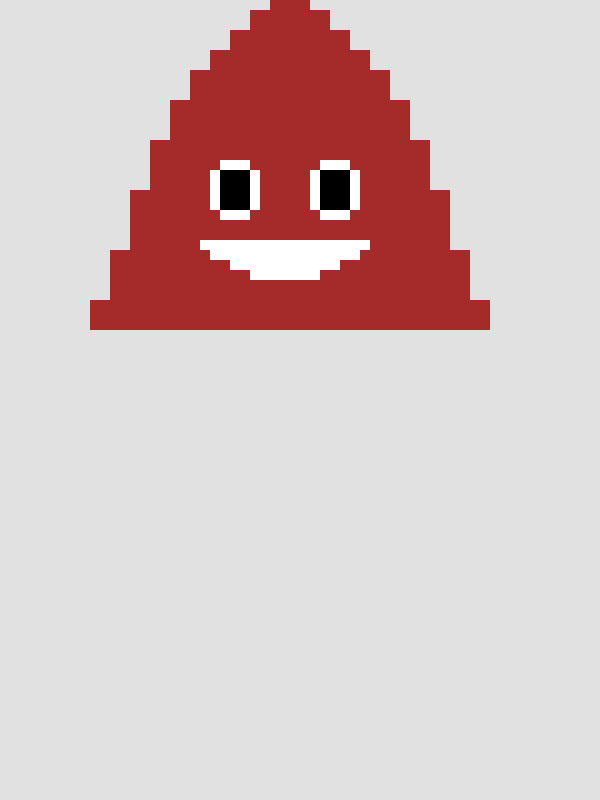
Frame 1 (no input)
Frame 60 (no input): identical to frame 1, image omitted
Frame 120 (the mouse pressed at the canvas centre since frame 60): identical to frame 1, image omitted

The p5.js sketch that drew this single still picture (run headless with seeded random() and noise() and a simulated clock; from frame 60 on, the mouse is pressed at the canvas centre):

// p5.js sketch
// ── sketch.js
function setup() {
  createCanvas(600, 800);
  noStroke();
}

function draw() {
  background(225);
  fill(165,42,42);
	rect(300,0,10,10)
	rect(290,0,10,10)
	rect(280,0,10,10)
	rect(270,0,10,10)
  rect(260,10,10,10)
  rect(250,10,10,10)
  rect(270,10,10,10)
  rect(280,10,10,10)
  rect(290,10,10,10)
  rect(300,10,10,10)
  rect(310,10,10,10)
  rect(320,10,10,10)
  rect(260,20,10,10)
  rect(250,20,10,10)
  rect(270,20,10,10)
  rect(280,20,10,10)
  rect(290,20,10,10)
  rect(300,20,10,10)
  rect(310,20,10,10)
  rect(320,20,10,10)
  rect(340,30,10,10)
  rect(330,30,10,10)
  rect(320,30,10,10)
  rect(310,30,10,10)
  rect(300,30,10,10)
  rect(290,30,10,10)
  rect(280,30,10,10)
  rect(270,30,10,10)
  rect(260,30,10,10)
  rect(250,30,10,10)
  rect(240,30,10,10)
  rect(230,30,10,10)
  rect(340,40,10,10)
  rect(330,40,10,10)
  rect(320,40,10,10)
  rect(310,40,10,10)
  rect(300,40,10,10)
  rect(290,40,10,10)
  rect(280,40,10,10)
  rect(270,40,10,10)
  rect(260,40,10,10)
  rect(250,40,10,10)
  rect(240,40,10,10)
  rect(230,40,10,10)
  rect(360,50,10,10)
  rect(350,50,10,10)
  rect(340,50,10,10)
  rect(330,50,10,10)
  rect(320,50,10,10)
  rect(310,50,10,10)
  rect(300,50,10,10)
  rect(290,50,10,10)
  rect(280,50,10,10)
  rect(270,50,10,10)
  rect(260,50,10,10)
  rect(250,50,10,10)
  rect(240,50,10,10)
  rect(230,50,10,10)
  rect(220,50,10,10)
  rect(210,50,10,10)
  rect(360,60,10,10)
  rect(350,60,10,10)
  rect(340,60,10,10)
  rect(330,60,10,10)
  rect(320,60,10,10)
  rect(310,60,10,10)
  rect(300,60,10,10)
  rect(290,60,10,10)
  rect(280,60,10,10)
  rect(270,60,10,10)
  rect(260,60,10,10)
  rect(250,60,10,10)
  rect(240,60,10,10)
  rect(230,60,10,10)
  rect(220,60,10,10)
  rect(210,60,10,10)
  rect(380,70,10,10)
  rect(370,70,10,10)
  rect(360,70,10,10)
  rect(350,70,10,10)
  rect(340,70,10,10)
  rect(330,70,10,10)
  rect(320,70,10,10)
  rect(310,70,10,10)
  rect(300,70,10,10)
  rect(290,70,10,10)
  rect(280,70,10,10)
  rect(270,70,10,10)
  rect(260,70,10,10)
  rect(250,70,10,10)
  rect(240,70,10,10)
  rect(230,70,10,10)
  rect(220,70,10,10)
  rect(210,70,10,10)
  rect(200,70,10,10)
  rect(190,70,10,10)
  rect(380,80,10,10)
  rect(370,80,10,10)
  rect(360,80,10,10)
  rect(350,80,10,10)
  rect(340,80,10,10)
  rect(330,80,10,10)
  rect(320,80,10,10)
  rect(310,80,10,10)
  rect(300,80,10,10)
  rect(290,80,10,10)
  rect(280,80,10,10)
  rect(270,80,10,10)
  rect(260,80,10,10)
  rect(250,80,10,10)
  rect(240,80,10,10)
  rect(230,80,10,10)
  rect(220,80,10,10)
  rect(210,80,10,10)
  rect(200,80,10,10)
  rect(190,80,10,10)
  rect(380,90,10,10)
  rect(370,90,10,10)
  rect(360,90,10,10)
  rect(350,90,10,10)
  rect(340,90,10,10)
  rect(330,90,10,10)
  rect(320,90,10,10)
  rect(310,90,10,10)
  rect(300,90,10,10)
  rect(290,90,10,10)
  rect(280,90,10,10)
  rect(270,90,10,10)
  rect(260,90,10,10)
  rect(250,90,10,10)
  rect(240,90,10,10)
  rect(230,90,10,10)
  rect(220,90,10,10)
  rect(210,90,10,10)
  rect(200,90,10,10)
  rect(190,90,10,10)
  rect(400,100,10,10)
  rect(390,100,10,10)
  rect(380,100,10,10)
  rect(370,100,10,10)
  rect(360,100,10,10)
  rect(350,100,10,10)
  rect(340,100,10,10)
  rect(330,100,10,10)
  rect(320,100,10,10)
  rect(310,100,10,10)
  rect(300,100,10,10)
  rect(290,100,10,10)
  rect(280,100,10,10)
  rect(270,100,10,10)
  rect(260,100,10,10)
  rect(250,100,10,10)
  rect(240,100,10,10)
  rect(230,100,10,10)
  rect(220,100,10,10)
  rect(210,100,10,10)
  rect(200,100,10,10)
  rect(190,100,10,10)
  rect(180,100,10,10)
  rect(170,100,10,10)
  rect(400,110,10,10)
  rect(390,110,10,10)
  rect(380,110,10,10)
  rect(370,110,10,10)
  rect(360,110,10,10)
  rect(350,110,10,10)
  rect(340,110,10,10)
  rect(330,110,10,10)
  rect(320,110,10,10)
  rect(310,110,10,10)
  rect(300,110,10,10)
  rect(290,110,10,10)
  rect(280,110,10,10)
  rect(270,110,10,10)
  rect(260,110,10,10)
  rect(250,110,10,10)
  rect(240,110,10,10)
  rect(230,110,10,10)
  rect(220,110,10,10)
  rect(210,110,10,10)
  rect(200,110,10,10)
  rect(190,110,10,10)
  rect(180,110,10,10)
  rect(170,110,10,10)
  rect(400,120,10,10)
  rect(390,120,10,10)
  rect(380,120,10,10)
  rect(370,120,10,10)
  rect(360,120,10,10)
  rect(350,120,10,10)
  rect(340,120,10,10)
  rect(330,120,10,10)
  rect(320,120,10,10)
  rect(310,120,10,10)
  rect(300,120,10,10)
  rect(290,120,10,10)
  rect(280,120,10,10)
  rect(270,120,10,10)
  rect(260,120,10,10)
  rect(250,120,10,10)
  rect(240,120,10,10)
  rect(230,120,10,10)
  rect(220,120,10,10)
  rect(210,120,10,10)
  rect(200,120,10,10)
  rect(190,120,10,10)
  rect(180,120,10,10)
  rect(170,120,10,10)
  rect(400,130,10,10)
  rect(390,130,10,10)
  rect(380,130,10,10)
  rect(370,130,10,10)
  rect(360,130,10,10)
  rect(350,130,10,10)
  rect(340,130,10,10)
  rect(330,130,10,10)
  rect(320,130,10,10)
  rect(310,130,10,10)
  rect(300,130,10,10)
  rect(290,130,10,10)
  rect(280,130,10,10)
  rect(270,130,10,10)
  rect(260,130,10,10)
  rect(250,130,10,10)
  rect(240,130,10,10)
  rect(230,130,10,10)
  rect(220,130,10,10)
  rect(210,130,10,10)
  rect(200,130,10,10)
  rect(190,130,10,10)
  rect(180,130,10,10)
  rect(170,130,10,10)
  rect(420,140,10,10)
  rect(410,140,10,10)
  rect(400,140,10,10)
  rect(390,140,10,10)
  rect(380,140,10,10)
  rect(370,140,10,10)
  rect(360,140,10,10)
  rect(350,140,10,10)
  rect(340,140,10,10)
  rect(330,140,10,10)
  rect(320,140,10,10)
  rect(310,140,10,10)
  rect(300,140,10,10)
  rect(290,140,10,10)
  rect(280,140,10,10)
  rect(270,140,10,10)
  rect(260,140,10,10)
  rect(250,140,10,10)
  rect(240,140,10,10)
  rect(230,140,10,10)
  rect(220,140,10,10)
  rect(210,140,10,10)
  rect(200,140,10,10)
  rect(190,140,10,10) 
	rect(180,140,10,10)
  rect(170,140,10,10)
  rect(160,140,10,10)
  rect(150,140,10,10)
  rect(420,150,10,10)
  rect(410,150,10,10)
  rect(400,150,10,10)
  rect(390,150,10,10)
  rect(380,150,10,10)
  rect(370,150,10,10)
  rect(360,150,10,10)
  rect(350,150,10,10)
  rect(340,150,10,10)
  rect(330,150,10,10)
  rect(320,150,10,10)
  rect(310,150,10,10)
  rect(300,150,10,10)
  rect(290,150,10,10)
  rect(280,150,10,10)
  rect(270,150,10,10)
  rect(260,150,10,10)
  rect(250,150,10,10)
  rect(240,150,10,10)
  rect(230,150,10,10)
  rect(220,150,10,10)
  rect(210,150,10,10)
  rect(200,150,10,10)
  rect(190,150,10,10) 
	rect(180,150,10,10)
  rect(170,150,10,10)
  rect(160,150,10,10)
  rect(150,150,10,10)
  rect(420,160,10,10)
  rect(410,160,10,10)
  rect(400,160,10,10)
  rect(390,160,10,10)
  rect(380,160,10,10)
  rect(370,160,10,10)
  rect(360,160,10,10)
  rect(350,160,10,10)
  fill(255,255,255)
  rect(340,160,10,10)
  fill(255,255,255)
  rect(330,160,10,10)
  fill(255,255,255)
  rect(320,160,10,10)
  fill(165,42,42);
  rect(310,160,10,10)
  rect(300,160,10,10)
  rect(290,160,10,10)
  rect(280,160,10,10)
  rect(270,160,10,10)
  rect(260,160,10,10)
  rect(250,160,10,10)
  fill(255,255,255)
  rect(240,160,10,10)
  fill(255,255,255)
  rect(230,160,10,10)
  fill(255,255,255)
  rect(220,160,10,10)
  fill(165,42,42);
  rect(210,160,10,10)
  rect(200,160,10,10)
  rect(190,160,10,10) 
	rect(180,160,10,10)
  rect(170,160,10,10)
  rect(160,160,10,10)
  rect(150,160,10,10)
  rect(160,160,10,10)
  rect(150,170,10,10)
  rect(160,170,10,10)
  rect(170,170,10,10)
  rect(180,170,10,10)
  rect(190,170,10,10)
  rect(200,170,10,10)
  fill(255,255,255)
  rect(210,170,10,10)
  fill(0,0,0)
  rect(220,170,10,10)
  rect(230,170,10,10)
  rect(240,170,10,10)
  fill(255,255,255)
  rect(250,170,10,10)
  fill(165,42,42);
  rect(260,170,10,10)
  rect(270,170,10,10)
  rect(280,170,10,10)
  rect(290,170,10,10)
  rect(300,170,10,10)
  fill(255,255,255)
  rect(310,170,10,10)
  fill(0,0,0)
  rect(320,170,10,10)
  rect(330,170,10,10)
  rect(340,170,10,10)
  fill(255,255,255)
  rect(350,170,10,10)
  fill(165,42,42);
  rect(360,170,10,10)
  rect(370,170,10,10)
  rect(380,170,10,10)
  rect(390,170,10,10)
  rect(400,170,10,10)
  rect(410,170,10,10)
  rect(420,170,10,10)
  rect(150,180,10,10)
  rect(160,180,10,10)
  rect(170,180,10,10)
  rect(180,180,10,10)
  rect(190,180,10,10)
  rect(200,180,10,10)
  fill(255,255,255)
  rect(210,180,10,10)
  fill(0,0,0)
  rect(220,180,10,10)
  rect(230,180,10,10)
  rect(240,180,10,10)
  fill(255,255,255)
  rect(250,180,10,10)
  fill(165,42,42);
  rect(260,180,10,10)
  rect(270,180,10,10)
  rect(280,180,10,10)
  rect(290,180,10,10)
  rect(300,180,10,10)
  fill(255,255,255)
  rect(310,180,10,10)
  fill(0,0,0)
  rect(320,180,10,10)
  rect(330,180,10,10)
  rect(340,180,10,10)
  fill(255,255,255)
  rect(350,180,10,10)
  fill(165,42,42);
  rect(360,180,10,10)
  rect(370,180,10,10)
  rect(380,180,10,10)
  rect(390,180,10,10)
  rect(400,180,10,10)
  rect(410,180,10,10)
  rect(420,180,10,10)
  rect(130,190,10,10)
  rect(140,190,10,10)
  rect(150,190,10,10)
  rect(160,190,10,10)
  rect(170,190,10,10)
  rect(180,190,10,10)
  rect(190,190,10,10)
  rect(200,190,10,10)
  fill(255,255,255)
  rect(210,190,10,10)
  fill(0,0,0)
  rect(220,190,10,10)
  rect(230,190,10,10)
  rect(240,190,10,10)
  fill(255,255,255)
  rect(250,190,10,10)
  fill(165,42,42);
  rect(260,190,10,10)
  rect(270,190,10,10)
  rect(280,190,10,10)
  rect(290,190,10,10)
  rect(300,190,10,10)
  fill(255,255,255)
  rect(310,190,10,10)
  fill(0,0,0)
  rect(320,190,10,10)
  rect(330,190,10,10)
  rect(340,190,10,10)
  fill(255,255,255)
  rect(350,190,10,10)
  fill(165,42,42);
  rect(360,190,10,10)
  rect(370,190,10,10)
  rect(380,190,10,10)
  rect(390,190,10,10)
  rect(400,190,10,10)
  rect(410,190,10,10)
  rect(420,190,10,10)
  rect(430,190,10,10)
  rect(440,190,10,10)
  rect(130,200,10,10)
  rect(140,200,10,10)
  rect(150,200,10,10)
  rect(160,200,10,10)
  rect(170,200,10,10)
  rect(180,200,10,10)
  rect(190,200,10,10)
  rect(200,200,10,10)
  fill(255,255,255)
  rect(210,200,10,10)
  fill(0,0,0)
  rect(220,200,10,10)
  rect(230,200,10,10)
  rect(240,200,10,10)
  fill(255,255,255)
  rect(250,200,10,10)
  fill(165,42,42);
  rect(260,200,10,10)
  rect(270,200,10,10)
  rect(280,200,10,10)
  rect(290,200,10,10)
  rect(300,200,10,10)
  fill(255,255,255)
  rect(310,200,10,10)
	fill(0,0,0)
  rect(320,200,10,10)
  rect(330,200,10,10)
  rect(340,200,10,10)
  fill(255,255,255)
  rect(350,200,10,10)
  fill(165,42,42);
  rect(360,200,10,10)
  rect(370,200,10,10)
  rect(380,200,10,10)
  rect(390,200,10,10)
  rect(400,200,10,10)
  rect(410,200,10,10)
  rect(420,200,10,10)
  rect(430,200,10,10)
  rect(440,200,10,10)
  rect(130,210,10,10)
  rect(140,210,10,10)
  rect(150,210,10,10)
  rect(160,210,10,10)
  rect(170,210,10,10)
  rect(180,210,10,10)
  rect(190,210,10,10)
  rect(200,210,10,10)
  rect(210,210,10,10)
  fill(255,255,255)
  rect(220,210,10,10)
  rect(230,210,10,10)
  rect(240,210,10,10)
  fill(165,42,42);
  rect(250,210,10,10)
  rect(260,210,10,10)
  rect(270,210,10,10)
  rect(280,210,10,10)
  rect(290,210,10,10)
  rect(300,210,10,10)
  rect(310,210,10,10)
  fill(255,255,255)
  rect(320,210,10,10)
  rect(330,210,10,10)
  fill(255,255,255)
  rect(340,210,10,10)
  fill(165,42,42);
  rect(350,210,10,10)
  rect(360,210,10,10)
  rect(370,210,10,10)
  rect(380,210,10,10)
  rect(390,210,10,10)
  rect(400,210,10,10)
  rect(410,210,10,10)
  rect(420,210,10,10)
  rect(430,210,10,10)
  rect(440,210,10,10)
  rect(440,220,10,10)
  rect(430,220,10,10)
  rect(420,220,10,10)
  rect(410,220,10,10)
  rect(400,220,10,10)
  rect(390,220,10,10)
  rect(380,220,10,10)
  rect(370,220,10,10)
  rect(360,220,10,10)
  rect(350,220,10,10)
  rect(340,220,10,10)
  rect(330,220,10,10)
  rect(320,220,10,10)
  rect(310,220,10,10)
  rect(300,220,10,10)
  rect(290,220,10,10)
  rect(280,220,10,10)
  rect(270,220,10,10)
  rect(260,220,10,10)
  rect(250,220,10,10)
  rect(240,220,10,10)
  rect(230,220,10,10)
  rect(220,220,10,10)
  rect(210,220,10,10)
  rect(200,220,10,10)
  rect(190,220,10,10)
  rect(180,220,10,10)
  rect(170,220,10,10)
  rect(160,220,10,10)
  rect(150,220,10,10)
  rect(140,220,10,10)
  rect(130,220,10,10)
  rect(440,230,10,10)
  rect(430,230,10,10)
  rect(420,230,10,10)
  rect(410,230,10,10)
  rect(400,230,10,10)
  rect(390,230,10,10)
  rect(380,230,10,10)
  rect(370,230,10,10)
  rect(360,230,10,10)
  rect(350,230,10,10)
  rect(340,230,10,10)
  rect(330,230,10,10)
  rect(320,230,10,10)
  rect(310,230,10,10)
  rect(300,230,10,10)
  rect(290,230,10,10)
  rect(280,230,10,10)
  rect(270,230,10,10)
  rect(260,230,10,10)
  rect(250,230,10,10)
  rect(240,230,10,10)
  rect(230,230,10,10)
  rect(220,230,10,10)
  rect(210,230,10,10)
  rect(200,230,10,10)
  rect(190,230,10,10)
  rect(180,230,10,10)
  rect(170,230,10,10)
  rect(160,230,10,10)
  rect(150,230,10,10)
  rect(140,230,10,10)
  rect(130,230,10,10)
  rect(130,240,10,10)
  rect(140,240,10,10)
  rect(150,240,10,10)
  rect(160,240,10,10)
  rect(170,240,10,10)
  rect(180,240,10,10)
  rect(190,240,10,10)
  fill(255,255,255)
  rect(200,240,10,10)
  rect(210,240,10,10)
  rect(220,240,10,10)
  rect(230,240,10,10)
  rect(240,240,10,10)
  rect(250,240,10,10)
  rect(260,240,10,10)
  rect(270,240,10,10)
  rect(280,240,10,10)
  rect(290,240,10,10)
  rect(300,240,10,10)
  rect(310,240,10,10)
  rect(320,240,10,10)
  rect(330,240,10,10)
  rect(340,240,10,10)
  rect(350,240,10,10)
  rect(360,240,10,10)
  fill(165,42,42);
  rect(370,240,10,10)
  rect(380,240,10,10)
  rect(390,240,10,10)
  rect(400,240,10,10)
  rect(410,240,10,10)
  rect(420,240,10,10)
	rect(430,240,10,10)
  rect(440,240,10,10)
  rect(460,250,10,10)
  rect(450,250,10,10)
  rect(440,250,10,10)
  rect(430,250,10,10)
  rect(420,250,10,10)
  rect(410,250,10,10)
  rect(400,250,10,10)
  rect(390,250,10,10)
  rect(380,250,10,10)
  rect(370,250,10,10)
  rect(360,250,10,10)
  fill(255,255,255)
  rect(350,250,10,10)
  rect(340,250,10,10)
  rect(330,250,10,10)
  rect(320,250,10,10)
  rect(310,250,10,10)
  rect(300,250,10,10)
  rect(290,250,10,10)
  rect(280,250,10,10)
  rect(270,250,10,10)
  rect(260,250,10,10)
  rect(250,250,10,10)
  rect(240,250,10,10)
  rect(230,250,10,10)
  rect(220,250,10,10)
  rect(210,250,10,10)
  fill(165,42,42);
  rect(200,250,10,10)
  rect(190,250,10,10)
  rect(180,250,10,10)
  rect(170,250,10,10)
  rect(160,250,10,10)
  rect(150,250,10,10)
  rect(140,250,10,10)
  rect(130,250,10,10)
  rect(120,250,10,10)
  rect(110,250,10,10)
  rect(110,260,10,10)
  rect(120,260,10,10)
  rect(130,260,10,10)
  rect(140,260,10,10)
  rect(150,260,10,10)
  rect(160,260,10,10)
  rect(170,260,10,10)
  rect(180,260,10,10)
  rect(190,260,10,10)
  rect(200,260,10,10)
  rect(210,260,10,10)
  rect(220,260,10,10)
  fill(255,255,255)
  rect(230,260,10,10)
  rect(240,260,10,10)
  rect(250,260,10,10)
  rect(260,260,10,10)
  rect(270,260,10,10)
  rect(280,260,10,10)
  rect(290,260,10,10)
  rect(300,260,10,10)
  rect(310,260,10,10)
  rect(320,260,10,10)
  rect(330,260,10,10)
  fill(165,42,42)
  rect(340,260,10,10)
  rect(350,260,10,10)
  rect(360,260,10,10)
  rect(370,260,10,10)
  rect(380,260,10,10)
  rect(390,260,10,10)
  rect(400,260,10,10)
	rect(410,260,10,10)
  rect(420,260,10,10)
  rect(430,260,10,10)
  rect(440,260,10,10)
  rect(450,260,10,10)
  rect(460,260,10,10)
  rect(460,270,10,10)
  rect(450,270,10,10)
  rect(440,270,10,10)
  rect(430,270,10,10)
  rect(420,270,10,10)
  rect(410,270,10,10)
  rect(400,270,10,10)
  rect(390,270,10,10)
  rect(380,270,10,10)
  rect(370,270,10,10)
  rect(360,270,10,10)
  rect(350,270,10,10)
  rect(340,270,10,10)
  rect(330,270,10,10)
  rect(320,270,10,10)
  fill(255,255,255)
  rect(310,270,10,10)
  rect(300,270,10,10)
  rect(290,270,10,10)
  rect(280,270,10,10)
  rect(270,270,10,10)
  rect(260,270,10,10)
  rect(250,270,10,10)
  fill(165,42,42)
  rect(240,270,10,10)
  rect(230,270,10,10)
  rect(220,270,10,10)
  rect(210,270,10,10)
  rect(200,270,10,10)
  rect(190,270,10,10)
  rect(180,270,10,10)
  rect(170,270,10,10)
  rect(160,270,10,10)
	rect(150,270,10,10)
  rect(140,270,10,10)
  rect(130,270,10,10)
  rect(120,270,10,10)
  rect(110,270,10,10)
  rect(110,280,10,10)
  rect(120,280,10,10)
  rect(130,280,10,10)
  rect(140,280,10,10)
  rect(150,280,10,10)
  rect(160,280,10,10)
  rect(170,280,10,10)
  rect(180,280,10,10)
  rect(190,280,10,10)
  rect(200,280,10,10)
  rect(210,280,10,10)
  rect(220,280,10,10)
  rect(230,280,10,10)
  rect(240,280,10,10)
  rect(250,280,10,10)
  rect(260,280,10,10)
  rect(270,280,10,10)
  rect(280,280,10,10)
  rect(290,280,10,10)
  rect(300,280,10,10)
  rect(310,280,10,10)
  rect(320,280,10,10)
  rect(330,280,10,10)
  rect(340,280,10,10)
  rect(350,280,10,10)
  rect(360,280,10,10)
  rect(370,280,10,10)
  rect(380,280,10,10)
  rect(390,280,10,10)
  rect(400,280,10,10)
  rect(410,280,10,10)
  rect(420,280,10,10)
  rect(430,280,10,10)
  rect(440,280,10,10)
  rect(450,280,10,10)
  rect(460,280,10,10)
  rect(110,290,10,10)
  rect(120,290,10,10)
  rect(130,290,10,10)
  rect(140,290,10,10)
  rect(150,290,10,10)
  rect(160,290,10,10)
  rect(170,290,10,10)
  rect(180,290,10,10)
  rect(190,290,10,10)
  rect(200,290,10,10)
  rect(210,290,10,10)
  rect(220,290,10,10)
  rect(230,290,10,10)
  rect(240,290,10,10)
  rect(250,290,10,10)
  rect(260,290,10,10)
  rect(270,290,10,10)
  rect(280,290,10,10)
  rect(290,290,10,10)
  rect(300,290,10,10)
  rect(310,290,10,10)
  rect(320,290,10,10)
  rect(330,290,10,10)
  rect(340,290,10,10)
  rect(350,290,10,10)
  rect(360,290,10,10)
  rect(370,290,10,10)
  rect(380,290,10,10)
  rect(390,290,10,10)
  rect(400,290,10,10)
  rect(410,290,10,10)
  rect(420,290,10,10)
  rect(430,290,10,10)
  rect(440,290,10,10)
  rect(450,290,10,10)
  rect(460,290,10,10)
  rect(90,300,10,10)
  rect(100,300,10,10)
  rect(110,300,10,10)
  rect(120,300,10,10)
  rect(130,300,10,10)
  rect(140,300,10,10)
  rect(150,300,10,10)
  rect(160,300,10,10)
  rect(170,300,10,10)
  rect(180,300,10,10)
  rect(190,300,10,10)
  rect(200,300,10,10)
  rect(210,300,10,10)
  rect(220,300,10,10)
  rect(230,300,10,10)
  rect(240,300,10,10)
  rect(250,300,10,10)
  rect(260,300,10,10)
  rect(270,300,10,10)
  rect(280,300,10,10)
  rect(290,300,10,10)
  rect(300,300,10,10)
  rect(310,300,10,10)
  rect(320,300,10,10)
  rect(330,300,10,10)
  rect(340,300,10,10)
  rect(350,300,10,10)
  rect(360,300,10,10)
  rect(370,300,10,10)
  rect(380,300,10,10)
  rect(390,300,10,10)
  rect(400,300,10,10)
  rect(410,300,10,10)
  rect(420,300,10,10)
  rect(430,300,10,10)
  rect(440,300,10,10)
  rect(450,300,10,10)
  rect(460,300,10,10)
  rect(470,300,10,10)
  rect(480,300,10,10)
  rect(90,310,10,10)
  rect(100,310,10,10)
  rect(110,310,10,10)
  rect(120,310,10,10)
  rect(130,310,10,10)
  rect(140,310,10,10)
  rect(150,310,10,10)
  rect(160,310,10,10)
  rect(170,310,10,10)
  rect(180,310,10,10)
  rect(190,310,10,10)
  rect(200,310,10,10)
  rect(210,310,10,10)
  rect(220,310,10,10)
  rect(230,310,10,10)
  rect(240,310,10,10)
  rect(250,310,10,10)
  rect(260,310,10,10)
  rect(270,310,10,10)
  rect(280,310,10,10)
  rect(290,310,10,10)
  rect(300,310,10,10)
  rect(310,310,10,10)
  rect(320,310,10,10)
  rect(330,310,10,10)
  rect(340,310,10,10)
  rect(350,310,10,10)
  rect(360,310,10,10)
  rect(370,310,10,10)
  rect(380,310,10,10)
  rect(390,310,10,10)
  rect(400,310,10,10)
  rect(410,310,10,10)
  rect(420,310,10,10)
  rect(430,310,10,10)
  rect(440,310,10,10)
  rect(450,310,10,10)
  rect(460,310,10,10)
  rect(470,310,10,10)
  rect(480,310,10,10)
  rect(90,320,10,10)
  rect(100,320,10,10)
  rect(110,320,10,10)
  rect(120,320,10,10)
  rect(130,320,10,10)
  rect(140,320,10,10)
  rect(150,320,10,10)
  rect(160,320,10,10)
  rect(170,320,10,10)
  rect(180,320,10,10)
  rect(190,320,10,10)
  rect(200,320,10,10)
  rect(210,320,10,10)
  rect(220,320,10,10)
  rect(230,320,10,10)
  rect(240,320,10,10)
  rect(250,320,10,10)
  rect(260,320,10,10)
  rect(270,320,10,10)
  rect(280,320,10,10)
  rect(290,320,10,10)
  rect(300,320,10,10)
  rect(310,320,10,10)
  rect(320,320,10,10)
  rect(330,320,10,10)
  rect(340,320,10,10)
  rect(350,320,10,10)
  rect(360,320,10,10)
  rect(370,320,10,10)
  rect(380,320,10,10)
  rect(390,320,10,10)
  rect(400,320,10,10)
  rect(410,320,10,10)
  rect(420,320,10,10)
  rect(430,320,10,10)
  rect(440,320,10,10)
  rect(450,320,10,10)
  rect(460,320,10,10)
  rect(470,320,10,10)
  rect(480,320,10,10)

  
}
